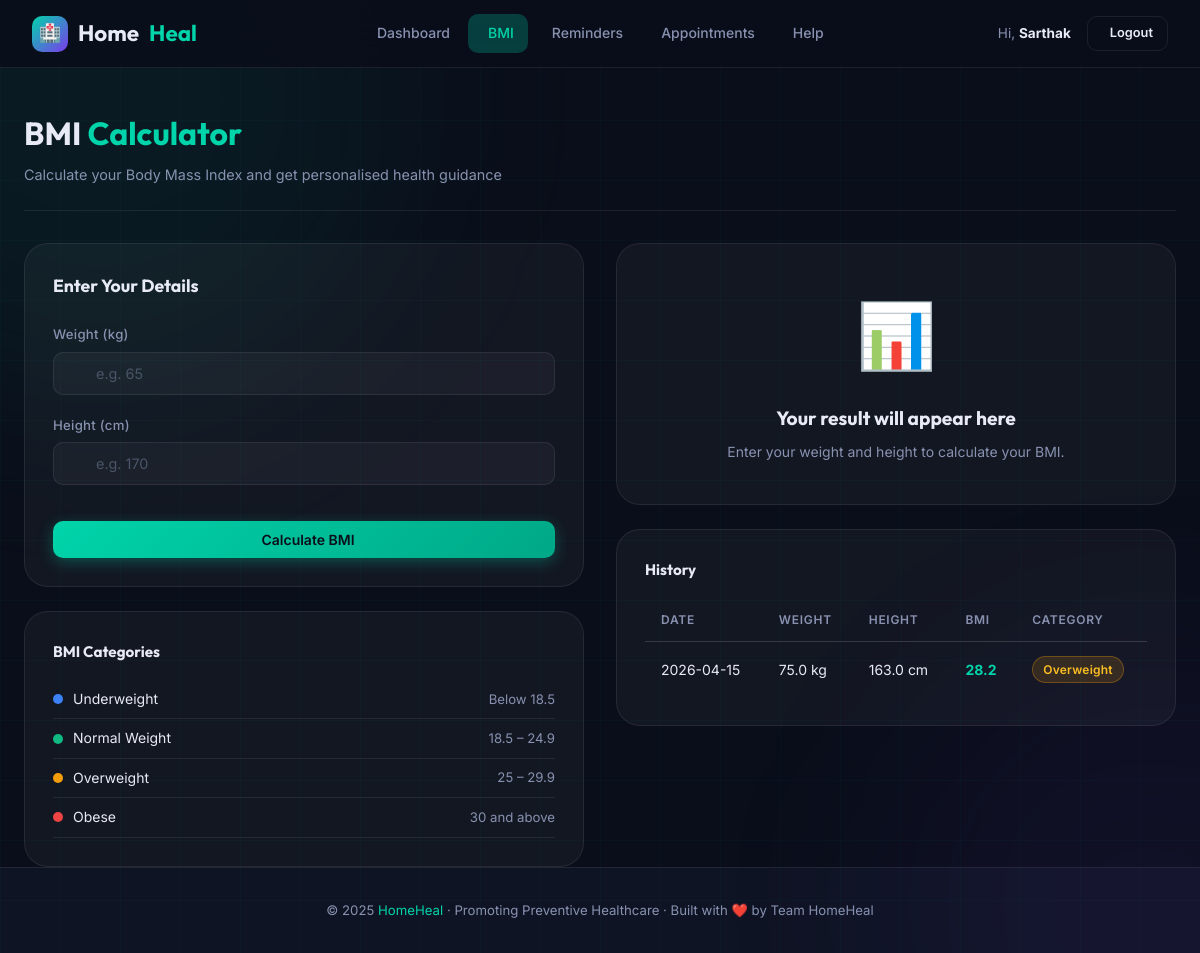
Screenshot of /bmi (signed in) with the database file from the repository.
### tables this page shows
CREATE TABLE bmi_history (
                id INTEGER PRIMARY KEY AUTOINCREMENT,
                user_id INTEGER NOT NULL,
                weight REAL NOT NULL,
                height REAL NOT NULL,
                bmi REAL NOT NULL,
                category TEXT NOT NULL,
                recorded_at TEXT DEFAULT CURRENT_TIMESTAMP,
                FOREIGN KEY (user_id) REFERENCES users(id)
            );

### app.py (the view, shortened to what this page needs)
@app.route('/bmi', methods=['GET', 'POST'])
@login_required
def bmi():
    result = None
    with get_db() as conn:
        history = conn.execute('SELECT * FROM bmi_history WHERE user_id=? ORDER BY recorded_at DESC LIMIT 7',
                               (session['user_id'],)).fetchall()
    return render_template('bmi.html', result=result, history=history)

### app.py (called while the page is built)
def get_db():
    conn = sqlite3.connect(DB_PATH)
    conn.row_factory = sqlite3.Row
    return conn

def login_required(f):
    @wraps(f)
    def decorated(*args, **kwargs):
        if 'user_id' not in session:
            flash('Please log in to continue.', 'warning')
            return redirect(url_for('login'))
        return f(*args, **kwargs)
    return decorated

### templates/bmi.html (shortened to what this page needs)
{% extends "base.html" %}
{% block content %}
<div class="container">
  <div class="page-header fade-in">
    <h1 class="page-title"> BMI
      <span>Calculator</span></h1>
    <p class="page-subtitle">Calculate your Body Mass Index and get personalised health guidance</p>
  </div>
  <div class="grid grid-2" style="align-items:start;gap:2rem;">
    <div class="fade-in delay-1">
      <div class="card">
        <h2 style="font-family:'Outfit',sans-serif;font-size:1.1rem;font-weight:700;margin-bottom:1.5rem;">Enter Your
          Details</h2>
        <form method="POST" action="{{ url_for('bmi') }}" id="bmi-form">
          <div class="form-group">
            <label class="form-label" for="weight">Weight (kg)</label>
            <div class="input-icon-wrap">
              <input type="number" id="weight" name="weight" class="form-control" placeholder="e.g. 65" step="0.1"
                min="10" max="300" required value="{{ result.weight if result else '' }}" />
            </div>
          </div>
          <div class="form-group">
            <label class="form-label" for="height">Height (cm)</label>
            <div class="input-icon-wrap">
              <input type="number" id="height" name="height" class="form-control" placeholder="e.g. 170" step="0.1"
                min="50" max="250" required value="{{ result.height if result else '' }}" />
            </div>
          </div>
          <button type="submit" class="btn btn-primary btn-block mt-2" id="bmi-calculate">
             Calculate BMI
          </button>
        </form>
      </div>
      <div class="card mt-3">
        <h3 style="font-size:0.95rem;font-weight:700;margin-bottom:1rem;font-family:'Outfit',sans-serif;">BMI Categories
        </h3>
        {% for label, color, range in [
        ('Underweight', '#3b82f6', 'Below 18.5'),
        ('Normal Weight', '#10b981', '18.5 – 24.9'),
        ('Overweight', '#f59e0b', '25 – 29.9'),
        ('Obese', '#ef4444', '30 and above')
        ] %}
        <div class="flex-center justify-between" style="padding:8px 0;border-bottom:1px solid var(--card-border);">
          <div class="flex-center" style="gap:10px;">
            <div style="width:10px;height:10px;border-radius:50%;background:{{ color }};"></div>
            <span style="font-size:0.875rem;">{{ label }}</span>
          </div>
          <span style="font-size:0.825rem;color:var(--text-muted);">{{ range }}</span>
        </div>
        {% endfor %}
      </div>
    </div>
    <div class="fade-in delay-2">
      {% if result %}
      <div class="bmi-result-card mb-3">
        <div class="text-muted text-sm mb-1">Your BMI</div>
        <div class="bmi-number">{{ result.bmi }}</div>
        <div class="bmi-category"
          style="color:{% if result.color=='green' %}#10b981{% elif result.color=='blue' %}#3b82f6{% elif result.color=='yellow' %}#f59e0b{% else %}#ef4444{% endif %}">
          {{ result.category }}
        </div>
        <div class="bmi-bar-wrap">
          <div class="bmi-bar">
            {% set pct = [[(result.bmi - 10) / (45 - 10) * 100, 2]|max, 98]|min %}
            <div class="bmi-indicator" style="left: {{ pct }}%;"></div>
          </div>
          <div class="bmi-scale-labels">
            <span>10</span><span>18.5</span><span>25</span><span>30</span><span>45+</span>
          </div>
        </div>
        <p class="bmi-tip"><i class="ph ph-lightbulb" style="color:var(--warning);"></i> {{ result.tip }}</p>
        <p style="font-size:0.75rem;color:var(--text-dim);margin-top:1rem;">
          ⚠️ This is for informational purposes only. Always consult a healthcare professional.
        </p>
      </div>
      {% else %}
      <div class="card bmi-result-card" style="opacity:0.5;">
        <div style="font-size:4rem;">📊</div>
        <div style="font-family:'Outfit',sans-serif;font-size:1.2rem;font-weight:700;margin-top:1rem;">Your result will
          appear here</div>
        <p style="font-size:0.875rem;color:var(--text-muted);margin-top:8px;">Enter your weight and height to calculate
          your BMI.</p>
      </div>
      {% endif %}
      {% if history %}
      <div class="card mt-3">
        <h3 style="font-size:0.95rem;font-weight:700;margin-bottom:1rem;font-family:'Outfit',sans-serif;"> History</h3>
        <div class="table-wrap">
          <table>
            <thead>
              <tr>
                <th>Date</th>
                <th>Weight</th>
                <th>Height</th>
                <th>BMI</th>
                <th>Category</th>
              </tr>
            </thead>
            <tbody>
              {% for h in history %}
              <tr>
                <td>{{ h.recorded_at[:10] }}</td>
                <td>{{ h.weight }} kg</td>
                <td>{{ h.height }} cm</td>
                <td><strong style="color:var(--primary);">{{ h.bmi }}</strong></td>
                <td>
                  <span
                    class="badge badge-{% if h.category=='Normal Weight' %}success{% elif h.category=='Underweight' %}info{% elif h.category=='Overweight' %}warning{% else %}danger{% endif %}">{{
                    h.category }}</span>
                </td>
              </tr>
              {% endfor %}
            </tbody>
          </table>
        </div>
      </div>
      {% endif %}
    </div>
  </div>
</div>
{% endblock %}

### static/css/style.css (style rules this page uses)
:root { --primary: #00d4aa; --primary-dark: #00a887; --primary-glow: rgba(0, 212, 170, 0.25); --accent: #7c3aed; --accent-light: #a78bfa; --bg: #0a0e1a; --bg2: #0f1424; --bg3: #151b2e; --card: rgba(255,255,255,0.04); --card-border: rgba(255,255,255,0.08); --card-hover: rgba(255,255,255,0.07); --text: #e8eaf6; --text-muted: #8892b0; --text-dim: #4a5568; --success: #10b981; --warning: #f59e0b; --danger: #ef4444; --info: #3b82f6; --blue: #3b82f6; --radius: 16px; --radius-sm: 10px; --radius-lg: 24px; --shadow: 0 8px 32px rgba(0,0,0,0.4); --shadow-glow: 0 0 30px rgba(0,212,170,0.15); --transition: all 0.3s cubic-bezier(0.4, 0, 0.2, 1); }
*, *::before, *::after { box-sizing: border-box; margin: 0; padding: 0; }
html { scroll-behavior: smooth; }
body { font-family: 'Inter', sans-serif; background: var(--bg); color: var(--text); min-height: 100vh; line-height: 1.6; overflow-x: hidden; }
.btn { display: inline-flex; align-items: center; justify-content: center; gap: 8px; padding: 10px 22px; border-radius: var(--radius-sm); font-family: 'Inter', sans-serif; font-size: 0.875rem; font-weight: 600; cursor: pointer; border: none; transition: var(--transition); text-decoration: none; white-space: nowrap; }
.btn-primary { background: linear-gradient(135deg, var(--primary), var(--primary-dark)); color: #0a0e1a; box-shadow: 0 4px 15px rgba(0,212,170,0.3); }
.btn-block { width: 100%; }
.card { background: var(--card); border: 1px solid var(--card-border); border-radius: var(--radius-lg); padding: 1.75rem; backdrop-filter: blur(12px); transition: var(--transition); }
.form-group { margin-bottom: 1.25rem; }
.form-label { display: block; margin-bottom: 6px; font-size: 0.825rem; font-weight: 500; color: var(--text-muted); letter-spacing: 0.02em; }
.form-control { width: 100%; padding: 12px 16px; background: rgba(255,255,255,0.04); border: 1px solid var(--card-border); border-radius: var(--radius-sm); color: var(--text); font-family: 'Inter', sans-serif; font-size: 0.9rem; transition: var(--transition); outline: none; }
.form-control::placeholder { color: var(--text-dim); }
.input-icon-wrap { position: relative; }
.input-icon-wrap .form-control { padding-left: 42px; }
.badge { display: inline-flex; align-items: center; gap: 4px; padding: 3px 10px; border-radius: 99px; font-size: 0.75rem; font-weight: 600; letter-spacing: 0.02em; }
.badge-warning { background: rgba(245,158,11,0.15); color: #fbbf24; border: 1px solid rgba(245,158,11,0.3); }
.container { max-width: 1200px; margin: 0 auto; padding: 0 1.5rem; }
.page-header { padding: 2.5rem 0 1.5rem; border-bottom: 1px solid var(--card-border); margin-bottom: 2rem; }
.page-title { font-family: 'Outfit', sans-serif; font-size: 2rem; font-weight: 700; }
.page-subtitle { color: var(--text-muted); margin-top: 4px; font-size: 0.9rem; }
.page-title span { color: var(--primary); }
.grid { display: grid; gap: 1.25rem; }
.grid-2 { grid-template-columns: repeat(2, 1fr); }
.table-wrap { overflow-x: auto; border-radius: var(--radius); }
table { width: 100%; border-collapse: collapse; }
thead tr { border-bottom: 1px solid var(--card-border); }
thead th { padding: 12px 16px; text-align: left; font-size: 0.75rem; font-weight: 600; color: var(--text-muted); letter-spacing: 0.06em; text-transform: uppercase; }
tbody tr { border-bottom: 1px solid rgba(255,255,255,0.04); transition: var(--transition); }
tbody td { padding: 14px 16px; font-size: 0.875rem; }
tbody tr:last-child { border-bottom: none; }
.bmi-result-card { text-align: center; padding: 2.5rem; background: var(--card); border: 1px solid var(--card-border); border-radius: var(--radius-lg); }
.mt-2 { margin-top: 1rem; }
.mt-3 { margin-top: 1.5rem; }
.flex-center { display: flex; align-items: center; gap: 0.5rem; }
.justify-between { justify-content: space-between; }
.fade-in { animation: fadeIn 0.5s ease both; }
.delay-1 { animation-delay: 0.1s; }
.delay-2 { animation-delay: 0.2s; }

### rows the page displays
bmi_history: recorded_at "2026-04-15", weight "75.0", height "163.0", bmi "28.2", category "Overweight"

### other values shown
{{ session.user_name.split()[0] }} "Sarthak"
{{ label }} "Underweight" "Normal Weight" "Overweight" "Obese"
{{ range }} "Below 18.5" "18.5 – 24.9" "25 – 29.9" "30 and above"
